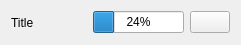
<?xml version="1.0" encoding="UTF-8"?>
<ui version="4.0">
 <class>Form</class>
 <widget class="QWidget" name="Form">
  <property name="geometry">
   <rect>
    <x>0</x>
    <y>0</y>
    <width>241</width>
    <height>45</height>
   </rect>
  </property>
  <property name="windowTitle">
   <string>Form</string>
  </property>
  <layout class="QHBoxLayout" name="horizontalLayout">
   <item>
    <widget class="QLabel" name="title">
     <property name="text">
      <string>Title</string>
     </property>
     <property name="wordWrap">
      <bool>true</bool>
     </property>
    </widget>
   </item>
   <item>
    <spacer name="horizontalSpacer">
     <property name="orientation">
      <enum>Qt::Horizontal</enum>
     </property>
     <property name="sizeHint" stdset="0">
      <size>
       <width>40</width>
       <height>20</height>
      </size>
     </property>
    </spacer>
   </item>
   <item>
    <widget class="QProgressBar" name="progress">
     <property name="value">
      <number>24</number>
     </property>
    </widget>
   </item>
   <item>
    <widget class="QPushButton" name="remove">
     <property name="text">
      <string/>
     </property>
     <property name="icon">
      <iconset theme="remove"/>
     </property>
    </widget>
   </item>
  </layout>
 </widget>
 <resources/>
 <connections/>
</ui>
